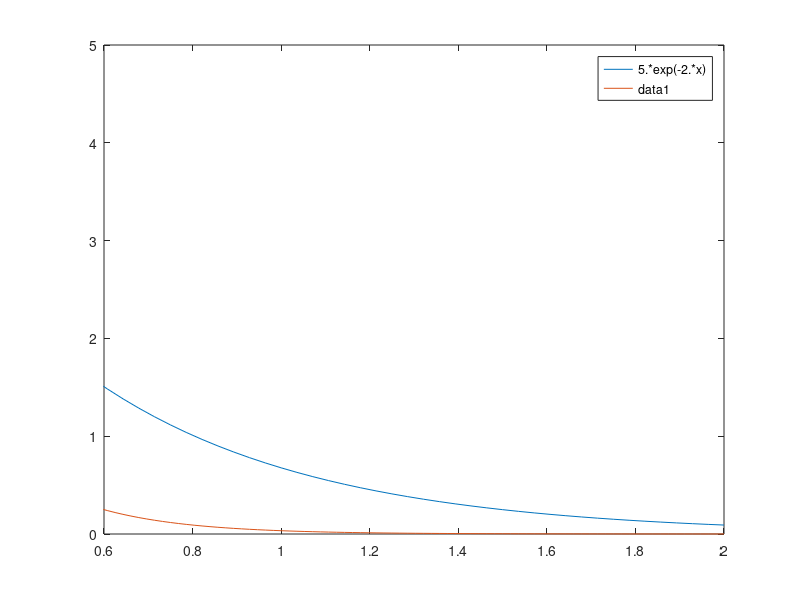
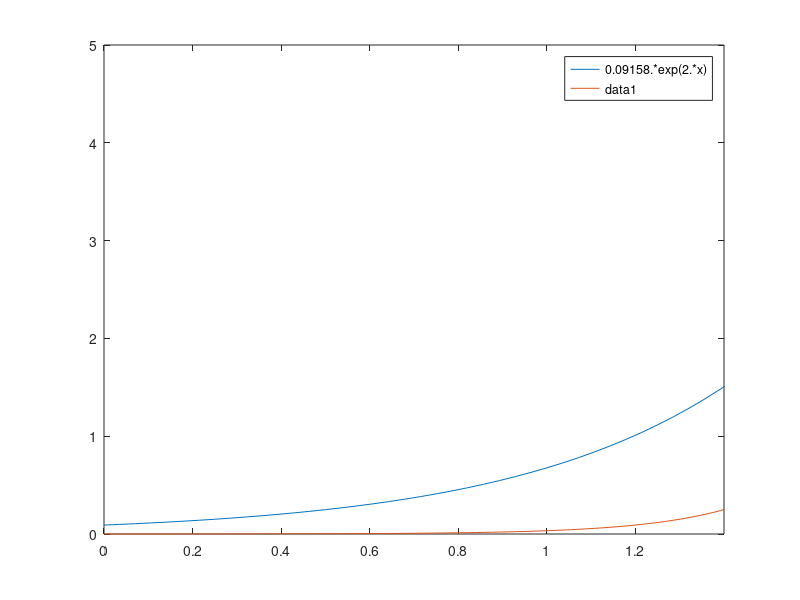
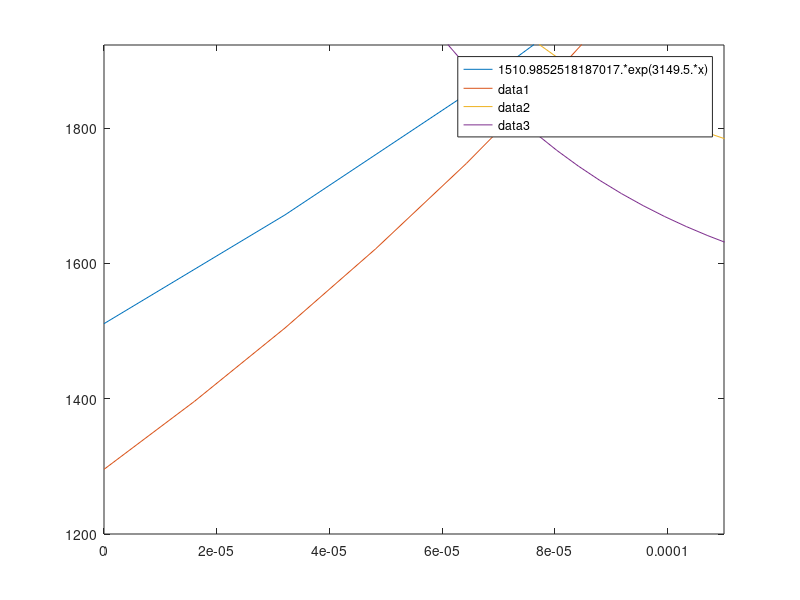
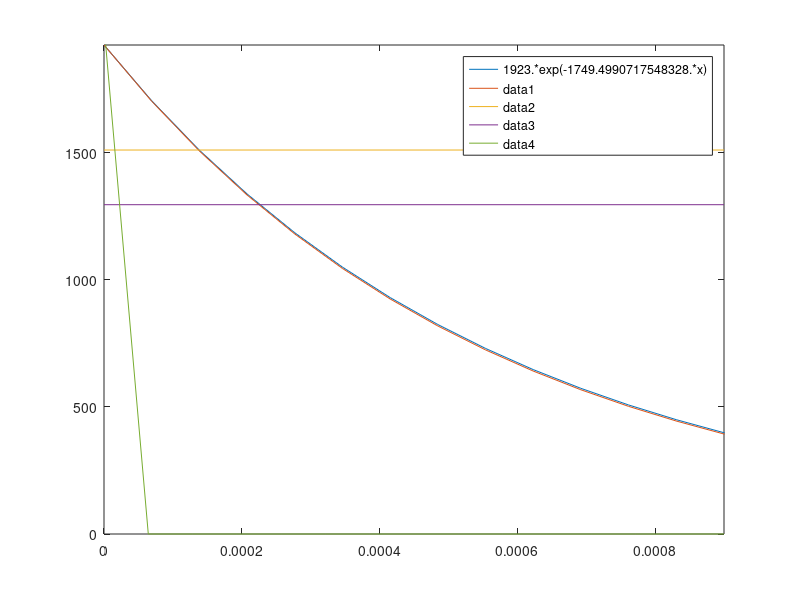

MATLAB code for these plots, in order: (Note: this script raises an error after producing the figures.)
figure(1)
fplot('5*exp(-2*x)', [0,2]), hold on
fplot('5*exp(-5*x)', [0,2])
axis([0.6 2 0 5])

figure(2)
fplot('0.09158*exp(2*x)', [0,2]), hold on
fplot('0.000227*exp(5*x)', [0,2])
axis([0 1.4 0 5])

%%
figure(3)
fplot('1510.9852518187017*exp(3149.5*x)', [0,9e-4]), hold on
fplot('1295.5798633789123*exp(4657.5*x)', [0,9e-4])
axis([0 11e-5 1200 1923])

figure(4)
fplot('1923*exp(-1749.4990717548328*x)', [0,0.00096894803548260315]), hold on
fplot('1923*exp(-1763.7125697741442*x)', [0,0.00096894803548260315])
plot([0, 9e-4], [1510, 1510], [0, 9e-4], [1295, 1295])
axis([0 0.00096894803548260315 0 1923])

%%
fplot('2000*exp(-10e8*x)', [0,9e-4]), hold on

%%
xmin = 0;
xmax = 0.00037874682832623622;
Tv = 3315;
Tl = 1923;
Tp1 = 1670.1240925980978;
Tp2 = 1500.1411054766063;
bet1 = 24223.094470442316;
bet2 = 23851.422834040844;

X = linspace(xmin,xmax,100);
Tx1 = (Tv-Tp1)*exp(-bet1.*X) + Tp1;
Tx2 = (Tv-Tp2)*exp(-bet2.*X) + Tp2;

figure(3)
plot(X, Tx1, X, Tx2), hold on

%%
xmin = 0;
xmax = 0.0100;
% xmax = 0.00037874682832623622;

Tv = 3315;
Tl = 1923;
Tp1 = 353.1240925980978;
Tp2 = 353.01411054766063;

%----- Original Model -----
bet1 = expCoeff_DELETEME(xmax - xmin, Tp1, Tl);
bet2 = expCoeff_DELETEME(xmax - xmin, Tp2, Tl);

X = linspace(xmin,xmax,100);
Tx1 = Tl*exp(-bet1.*X);
Tx2 = Tl*exp(-bet2.*X);

%----- For Cooling -----
Tmax1 = Tl;
Tmax2 = 1850;
bet1_cool = expCoeff_DELETEME(xmax - xmin, Tp1, Tmax1);
bet2_cool = expCoeff_DELETEME(xmax - xmin, Tp2, Tmax2);

Tx1_cool = Tmax1*exp(-bet1_cool.*X);
Tx2_cool = Tmax2*exp(-bet2_cool.*X);



%----- Plot Resulting Curves ----- 
figure(3)
plot(X, Tx1, X, Tx2, X, Tx1_cool, X, Tx2_cool, '-k'), hold on
legend('Tx1', 'Tx2', 'Tx1_c_o_o_l', 'Tx2_c_o_o_l')

